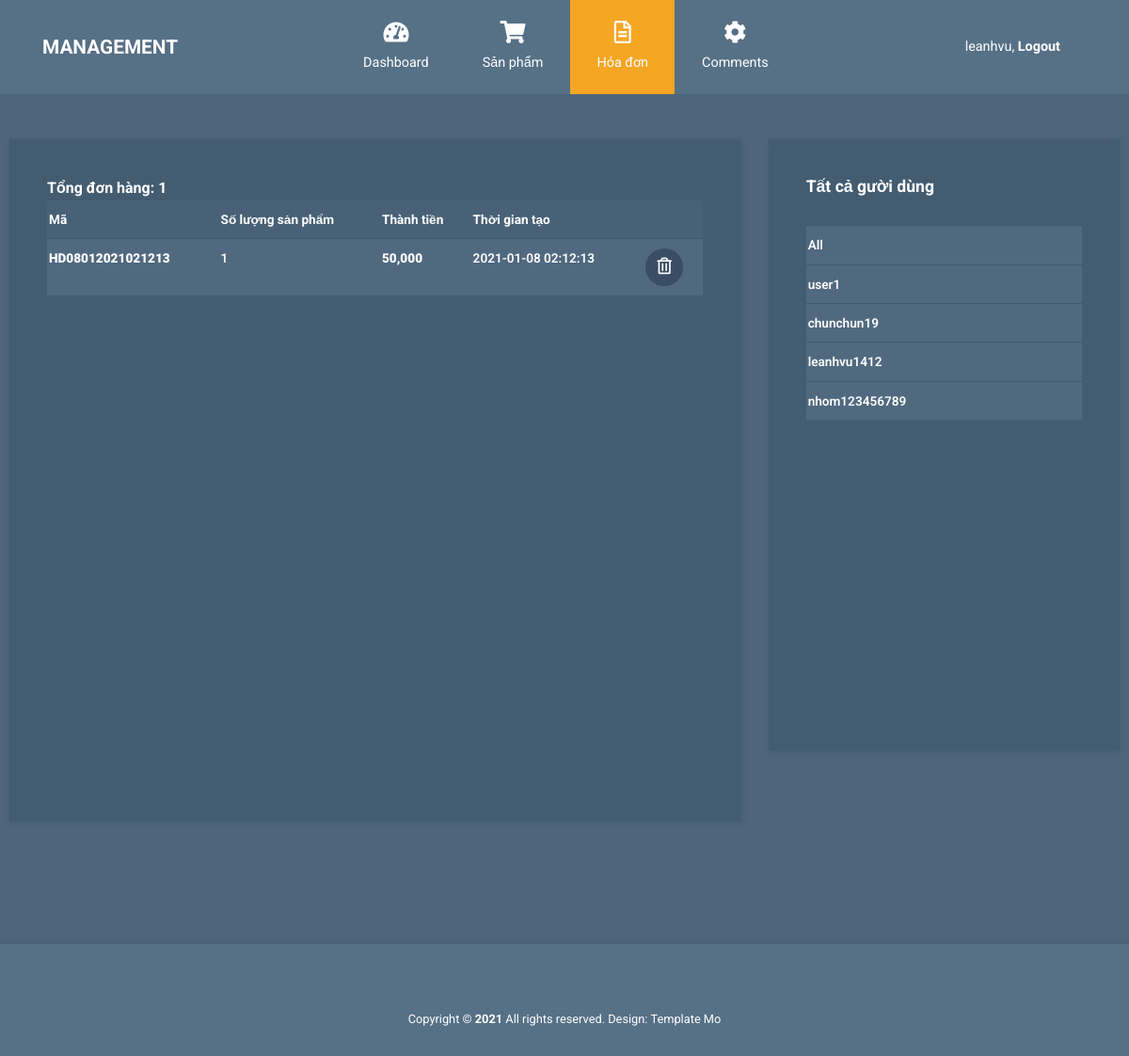
/admin/hoadon.php (signed in), run on the app's committed database.
### tables this page shows
CREATE TABLE IF NOT EXISTS `listorder` (
  `id` int(11) NOT NULL AUTO_INCREMENT,
  `idDonHang` varchar(60) NOT NULL,
  `idTTNH` int(11) NOT NULL,
  `username` varchar(100) NOT NULL,
  `idSP` int(11) NOT NULL,
  `soluong` int(11) NOT NULL,
  `tongtien` decimal(10,0) NOT NULL,
  `created_at` timestamp NOT NULL DEFAULT current_timestamp(),
  PRIMARY KEY (`id`)
);

CREATE TABLE IF NOT EXISTS `user` (
  `id` int(11) NOT NULL AUTO_INCREMENT,
  `username` varchar(100) NOT NULL,
  `password` varchar(150) NOT NULL,
  `email` varchar(255) NOT NULL,
  `role_id` int(11) NOT NULL,
  `created_at` timestamp NOT NULL DEFAULT current_timestamp(),
  PRIMARY KEY (`id`)
);

### admin/models/db.php (called while the page is built, shortened)
<?php
class Db
{
    public static $connection;
    public function __construct()
    {
        if (!self::$connection) {
            self::$connection = new mysqli(DB_HOST, DB_USER, DB_PASSWORD, DB_NAME, DB_PORT);
            self::$connection->set_charset(DB_CHARSET);
        }
        return self::$connection;
    }
}

### admin/models/dathang.php (called while the page is built, shortened)
<?php
class DatHang extends Db
{
  public function layToanBoHoaDonLAV()
  {
    $sql = self::$connection->prepare("SELECT * FROM `listorder`");
    $sql->execute();
    $items = $sql->get_result()->fetch_all(MYSQLI_ASSOC);
    return $items;
  }
  public function layDoaDonByIdHD($id)
  {
    $sql = self::$connection->prepare("SELECT * FROM `listorder` WHERE `idDonHang` = '$id'");
    $sql->execute();
    $items = $sql->get_result()->fetch_all(MYSQLI_ASSOC);
    return $items;
  }
}

### admin/models/login.php (called while the page is built, shortened)
<?php
  class Login extends Db {
    function getAllUsers(){
      $sql = self::$connection->prepare("SELECT * FROM `user` WHERE role_id = 2");
      $sql->execute();
      $items = $sql->get_result()->fetch_all(MYSQLI_ASSOC);
      return $items;
  }
}
?>

### admin/hoadon.php (the view, shortened to what this page needs)
<?php include 'header.php';
include_once('./models/db.php');
include_once('./models/login.php');
include_once('./models/dathang.php');
$user = new Login();
$au = $user->getAllUsers();
$obj_datHang = new DatHang;
$toanBoHD = NULL;
$result = array();
$k = 0;
if (isset($_GET['idDonhang'])) {
  $toanBoHD = $obj_datHang->layToanBoHoaDonQTTTByUsername($_GET['idDonhang']);
} else {
  $toanBoHD = $obj_datHang->layToanBoHoaDonLAV();
}
if (count($toanBoHD) != 0) {
  $id = $toanBoHD[0]['idDonHang'];
  if (count($toanBoHD) == 1) {
    $result[$k] = $obj_datHang->layDoaDonByIdHD($id);
  } else {
    foreach ($toanBoHD as $key => $value) {
      if ($toanBoHD[count($toanBoHD) - 1]['idDonHang'] == $id) {
        $result[$k] = $obj_datHang->layDoaDonByIdHD($id);
      }
    }
    if ($k == 0) {
      $result[$k] = $obj_datHang->layDoaDonByIdHD($id);
    }
  }
}
?>
<div class="container-fluid mt-5">
  <div class="row tm-content-row">
    <div class="col-sm-12 col-md-12 col-lg-8 col-xl-8 tm-block-col">
      <div class="tm-bg-primary-dark tm-block tm-block-products">
        <?php
        if (isset($_GET['idDonhang'])) {
          echo "<b style='color: white;'>".$_GET['idDonhang']."</b> <br>";
          echo "<b style='color: white;'>Số lượng đơn hàng: ".count($result)."</b>";
        } else {
          echo "<b style='color: white;'>Tổng đơn hàng: ".count($result)."</b>";
        }
        ?>
        <table class="table table-hover tm-table-small tm-product-table">
          <thead>
            <tr>
              <th scope="col">Mã</th>
              <th scope="col">Số lượng sản phẩm</th>
              <th scope="col">Thành tiền</th>
              <th scope="col">Thời gian tạo</th>
              <th scope="col">&nbsp;</th>
            </tr>
          </thead>
          <tbody>
            <?php foreach ($result as $key => $value) : ?>
              <tr>
                <th scope="row"><b><?php echo $value[0]['idDonHang']; ?></b></th>
                <td><?php echo $value[0]['soluong']; ?></td>
                <td><b><?php echo number_format($value[0]['tongtien']); ?></b></td>
                <td><?php echo $value[0]['created_at']; ?></td>
                <td>
                  <a href="http://localhost/ogani-master/admin/xoaHoaDon.php?id=<?php echo $value[0]['idDonHang'] ?>&username=<?php echo $value[0]['username'] ?>&idTTNH=<?php echo $value[0]['idTTNH'] ?>" class="tm-product-delete-link">
                    <i class="far fa-trash-alt tm-product-delete-icon"></i>
                  </a>
                </td>
              </tr>
            <?php endforeach; ?>
          </tbody>
        </table>
      </div>
    </div>
    <div class="col-sm-12 col-md-12 col-lg-4 col-xl-4 tm-block-col">
      <div class="tm-bg-primary-dark tm-block tm-block-product-categories">
        <h2 class="tm-block-title">Tất cả gười dùng</h2>
        <div class="tm-product-table-container">
          <table class="table tm-table-small tm-product-table">
            <tbody>
              <tr class="username" id="allHD" style="cursor: pointer;">
                <td class="tm-protype">All</td>
              </tr>
              <?php foreach ($au as $key => $value) : ?>
                <tr class="username" id="<?php echo $value['id'] ?>" style="cursor: pointer;">
                  <td class="tm-protype"><?php echo $value['username']; ?></td>
                </tr>
              <?php endforeach; ?>
            </tbody>
          </table>
        </div>
      </div>
    </div>
  </div>
</div>
<footer class="tm-footer row tm-mt-small">
  <div class="col-12 font-weight-light">
    <p class="text-center text-white mb-0 px-4 small">
      Copyright &copy; <b>2021</b> All rights reserved.
      Design: <a rel="nofollow noopener" href="https://templatemo.com" class="tm-footer-link">Template Mo</a>
    </p>
  </div>
</footer>
</body>
</html>

### admin/css/templatemo-style.css (style rules this page uses)
html { font-size: 16px; overflow-x: hidden; }
body { font-family: Roboto, Helvetica, Arial, sans-serif; background-color: #4e657a; overflow-x: hidden; }
a { transition: all 0.3s ease; }
.tm-mt-small { margin-top: 20px; }
.tm-block-col { margin-bottom: 30px; }
.tm-block { padding: 40px; -webkit-box-shadow: 1px 1px 5px 0 #455c71; -moz-box-shadow: 1px 1px 5px 0 #455c71; box-shadow: 1px 1px 5px 0 #455c71; min-height: 350px; height: 100%; max-height: 450px; }
.tm-block-title { font-size: 1.1rem; font-weight: 700; color: #fff; margin-bottom: 30px; }
.tm-content-row { justify-content: space-between; margin-left: -20px; margin-right: -20px; }
.table { background-color: #50697f; color: #fff; font-size: 85%; margin-bottom: 0; }
thead { background-color: #486177; color: #fff; }
.table thead th { border-bottom: 0; }
.table td, .table th { border-top: 1px solid #415a70; padding: 10px 15px; vertical-align: center; }
.tm-table-small td, .tm-table-small th { padding-left: 2px; padding-right: 4px; }
.table-hover tbody tr { transition: all 0.2s ease; }
.tm-bg-primary-dark { background-color: #435c70; }
.tm-block-products { min-height: 725px; }
.tm-block-product-categories { min-height: 650px; }
.tm-product-table-container { max-height: 465px; margin-bottom: 15px; overflow-y: scroll; }
.tm-product-table tr { font-weight: 600; }
.tm-product-delete-icon { font-size: 1.1rem; color: #fff; }
.tm-product-delete-link { padding: 10px; border-radius: 50%; background-color: #394e64; display: inline-block; width: 40px; height: 40px; text-align: center; }
.tm-footer { margin-top: 100px; background-color: #567086; padding-top: 70px; padding-bottom: 30px; -webkit-box-shadow: 0 -3px 5px 0 rgba(69, 92, 113, 0.59); -moz-box-shadow: 0 -3px 5px 0 rgba(69, 92, 113, 0.59); box-shadow: 0 -3px 5px 0 rgba(69, 92, 113, 0.59); }
.tm-footer-link { color: white; }

### data on the page
listorder: idDonHang "HD08012021021213", soluong "1", tongtien "50,000", created_at "2021-01-08 02:12:13"
user: username "user1"
user: username "chunchun19"
user: username "leanhvu1412"
user: username "nhom123456789"

### other printed values
$_COOKIE['username_admin'] "leanhvu"
count($result) "1"
